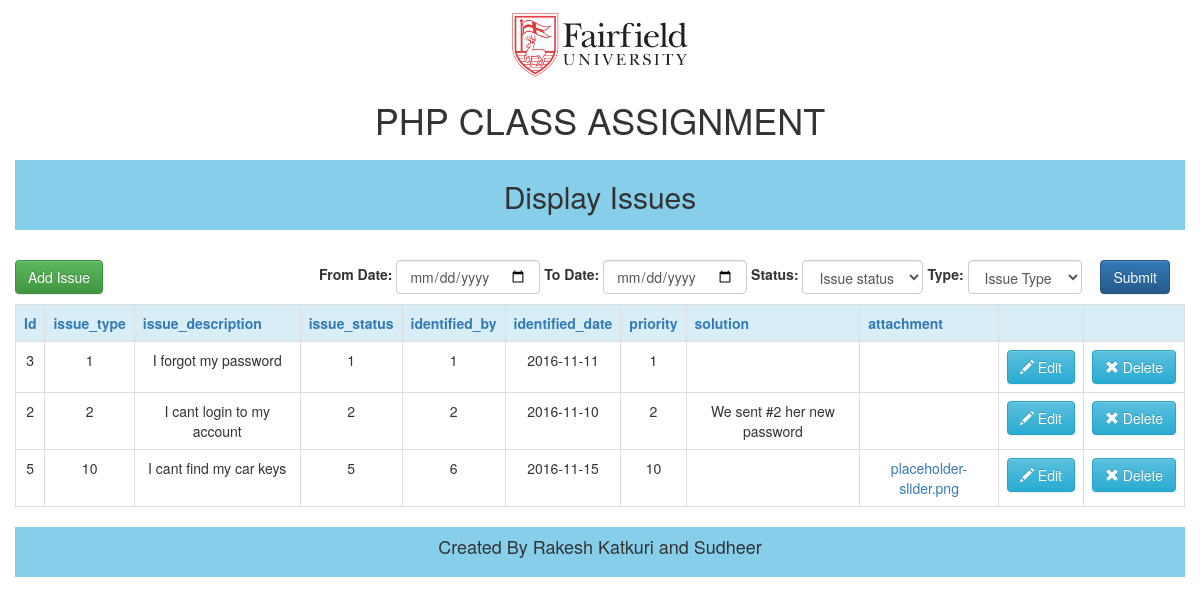
/add-edit.php?sorting=ASC&field=issue_description, run on the app's committed database.
### tables this page shows
CREATE TABLE `issues` (
  `id` int(11) NOT NULL AUTO_INCREMENT,
  `issue_type` int(11) NOT NULL,
  `issue_description` varchar(4000) NOT NULL,
  `issue_status` int(11) NOT NULL,
  `identified_by` varchar(64) NOT NULL,
  `identified_date` date NOT NULL,
  `priority` varchar(16) NOT NULL,
  `solution` varchar(4000) NOT NULL,
  `filename` varchar(255) DEFAULT NULL,
  `created_on` datetime NOT NULL DEFAULT CURRENT_TIMESTAMP,
  `created_by` int(11) NOT NULL,
  `modified_on` datetime DEFAULT CURRENT_TIMESTAMP,
  `modified_by` int(11) DEFAULT NULL,
  PRIMARY KEY (`id`)
);

### add-edit.php (the view, shortened to what this page needs)
<?php
	require_once('connectivity.php');
	$stmt = '';
	$standard_statement = "select * from issues";
	$field='id';
	$sort='ASC';
	if(isset($_GET['sorting']))
	{
		if($_GET['sorting']=='DESC')
		{
			$sort='ASC';
		}
		else
		{
			$sort='DESC';
		}
		if($_GET['field']=='id')
		{
		   @$field = "id";
		}
		elseif($_GET['field']=='issue_type')
		{
		   @$field = "issue_type";
		}
		elseif($_GET['field']=='issue_description')
		{
		   @$field="issue_description";
		}
		elseif($_GET['field']=='issue_status')
		{
		   @$field="issue_status";
		}
		elseif($_GET['field']='identified_by')
		{
		   @$field="identified_by";
		}
		elseif($_GET['field']=='identified_date')
		{
		   @$field="identified_date";
		}
		elseif($_GET['field']=='priority')
		{
		   @$field="priority";
		}
		elseif($_GET['field']=='solution')
		{
		   @$field="solution";
		}
		elseif($_GET['field']=='attachment')
		{
		   @$field="filename";
		}
		$stmt = "SELECT id,issue_type,issue_description,issue_status,identified_by,identified_date,priority,solution,filename,created_on,created_by,modified_on,modified_by FROM issues ORDER BY $field $sort";
		$stmt = mysqli_query($mysqli, $stmt);
	}else{
		$stmt = $standard_statement;
		$stmt = mysqli_query($mysqli, $stmt);
	}
?>
<!DOCTYPE html>
<html lang="en">
	<head>
		<link rel="stylesheet" href="https://maxcdn.bootstrapcdn.com/bootstrap/3.3.7/css/bootstrap.min.css">
		<link rel="stylesheet" href="https://maxcdn.bootstrapcdn.com/bootstrap/3.3.7/css/bootstrap-theme.min.css">
	</head>
	<body>
		<div class="container-fluid" style="text-align:center">
			<div class="row">
				<div class="col-xs-12" style="font-weight:bolder">
					<img src="Fairfield_University.svg.png" height='70px'/>
					<h1> PHP CLASS ASSIGNMENT</h1>
				</div>
			</div>
			<div class="col-xs-12" style="height:70px;background-color:skyblue;text-align:center;">
				<h2>Display Issues</h2>
			</div>
		</div>
		<div class="container-fluid" style="margin-top:20px;">
			<div class="row">
				<div class="col-xs-2">
					<a href="add.html" class="btn btn-success" id="add">Add Issue</a>
				</div>
				<div class="col-xs-10">
					<form id="frmFilter" method="post" class="form-inline pull-right" action="add-edit.php">
						<div class="form-group">
							<label for="fromdate">From Date:</label>
							<input type="date" name="fromdate" class="form-control"/>
						</div>
						<div class="form-group">
							<label for="todate">To Date:</label>
							<input type="date" name="todate" class="form-control"/>
						</div>
						<div class="form-group">
							<label for="issueFilter">Status:</label>
							<select name="issuestatus" class="form-control" id="issueFilter">
								<option value="">Issue status</option>
							</select>
						</div>
						<div class="form-group">
							<label for="typeFilter">Type:</label>
							<select name="issuetype" class="form-control" id="typeFilter">
								<option value="">Issue Type</option>
							</select>
						</div>
						<div class="form-group">
							<div class="col-sm-12">
								<input type="submit" class="btn btn-primary" value="Submit" />
							</div>
						</div>
					</form>
				</div>
			</div>
		</div>
		<div class="container-fluid" style="text-align:center;">
			<table class="table table-bordered">
				<tr class="info">
					<th><a href="add-edit.php?sorting=<?php echo $sort; ?>&field=id">Id</a></th>
					<th><a href="add-edit.php?sorting=<?php echo $sort; ?>&field=issue_type">issue_type</a></th>
					<th><a href="add-edit.php?sorting=<?php echo $sort; ?>&field=issue_description">issue_description</a></th>
					<th><a href="add-edit.php?sorting=<?php echo $sort; ?>&field=issue_status">issue_status</a></th>
					<th><a href="add-edit.php?sorting=<?php echo $sort; ?>&field=identified_by">identified_by</a></th>
					<th><a href="add-edit.php?sorting=<?php echo $sort; ?>&field=identified_date">identified_date</a></th>
					<th><a href="add-edit.php?sorting=<?php echo $sort; ?>&field=priority">priority</a></th>
					<th><a href="add-edit.php?sorting=<?php echo $sort; ?>&field=solution">solution</a></th>
					<th><a href="add-edit.php?sorting=<?php echo $sort; ?>&field=attachment">attachment</a></th>
					<th>&nbsp;</th>
					<th>&nbsp;</th>
				</tr>
				<?php
					while ($row = $stmt->fetch_assoc())
					{
						$id=$row['id'];
						$file = explode('/', $row['filename']);
						$attachment = empty($row['filename']) ? "" : "<a href='" . $row['filename'] . "' target='_blank'>" . array_pop($file) . "</a>";
						echo "<tr><td>".$row['id']."</td>";
						echo "<td>".$row['issue_type']."</td>";
						echo "<td>".$row['issue_description']."</td>";
						echo "<td>".$row['issue_status']."</td>";
						echo "<td>".$row['identified_by']."</td>";
						echo "<td>".$row['identified_date']."</td>";
						echo "<td>".$row['priority']."</td>";
						echo "<td>".$row['solution']."</td>";
						echo "<td>".$attachment."</td>";
						echo "<td> <a href='edit.php?id=$id' class='btn btn-info' role='button'><span class='glyphicon glyphicon-pencil' aria-hidden='true'></span> Edit</a></td>";
						echo "<td> <a href='deletecontrol.php?id=$id' class='btn btn-info' role='button'><span class='glyphicon glyphicon-remove' aria-hidden='true'></span> Delete</a></td>";
						echo "</tr>";
					}
				?>
			</table>
		</div>
		<div class="container-fluid" style="text-align:center;">
			<div class="col-xs-12" style="height:50px;background-color:skyblue;text-align:center;">
				<h4>Created By Rakesh Katkuri and Sudheer </h4>
			</div>
		</div>
	</body>
</html>

### add-edit.php (style rules this page uses)
.row { padding: 10px 0px; }

### data on the page
issues: id "3", issue_type "1", issue_description "I forgot my password", issue_status "1", identified_by "1", identified_date "2016-11-11", priority "1"
issues: id "2", issue_type "2", issue_description "I cant login to my account", issue_status "2", identified_by "2", identified_date "2016-11-10", priority "2", solution "We sent #2 her new password"
issues: id "5", issue_type "10", issue_description "I cant find my car keys", issue_status "5", identified_by "6", identified_date "2016-11-15", priority "10"
